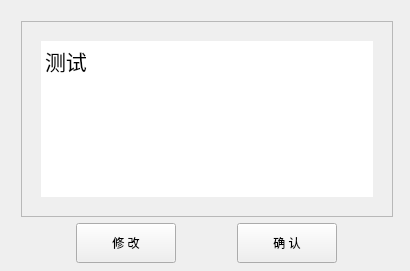
<?xml version="1.0" encoding="UTF-8"?>
<ui version="4.0">
 <class>updateMemory</class>
 <widget class="QMainWindow" name="updateMemory">
  <property name="geometry">
   <rect>
    <x>0</x>
    <y>0</y>
    <width>410</width>
    <height>271</height>
   </rect>
  </property>
  <property name="windowTitle">
   <string>MainWindow</string>
  </property>
  <widget class="QWidget" name="centralwidget">
   <widget class="QWidget" name="">
    <property name="geometry">
     <rect>
      <x>21</x>
      <y>21</y>
      <width>372</width>
      <height>242</height>
     </rect>
    </property>
    <layout class="QVBoxLayout" name="verticalLayout">
     <item>
      <widget class="QTextEdit" name="textEdit">
       <property name="minimumSize">
        <size>
         <width>370</width>
         <height>0</height>
        </size>
       </property>
       <property name="styleSheet">
        <string notr="true">
border-image: url(:/input/img_input.png) 12 10 12 10 stretch stretch;
        border-width: 10px;
        padding: 10px;</string>
       </property>
       <property name="html">
        <string>&lt;!DOCTYPE HTML PUBLIC &quot;-//W3C//DTD HTML 4.0//EN&quot; &quot;http://www.w3.org/TR/REC-html40/strict.dtd&quot;&gt;
&lt;html&gt;&lt;head&gt;&lt;meta name=&quot;qrichtext&quot; content=&quot;1&quot; /&gt;&lt;meta charset=&quot;utf-8&quot; /&gt;&lt;style type=&quot;text/css&quot;&gt;
p, li { white-space: pre-wrap; }
hr { height: 1px; border-width: 0; }
li.unchecked::marker { content: &quot;\2610&quot;; }
li.checked::marker { content: &quot;\2612&quot;; }
&lt;/style&gt;&lt;/head&gt;&lt;body style=&quot; font-family:'Microsoft YaHei UI'; font-size:9pt; font-weight:400; font-style:normal;&quot;&gt;
&lt;p style=&quot; margin-top:0px; margin-bottom:0px; margin-left:0px; margin-right:0px; -qt-block-indent:0; text-indent:0px;&quot;&gt;&lt;span style=&quot; font-size:16pt;&quot;&gt;测试&lt;/span&gt;&lt;/p&gt;&lt;/body&gt;&lt;/html&gt;</string>
       </property>
      </widget>
     </item>
     <item>
      <layout class="QHBoxLayout" name="horizontalLayout">
       <item>
        <widget class="QPushButton" name="btn_change">
         <property name="minimumSize">
          <size>
           <width>100</width>
           <height>40</height>
          </size>
         </property>
         <property name="maximumSize">
          <size>
           <width>100</width>
           <height>40</height>
          </size>
         </property>
         <property name="text">
          <string>修 改</string>
         </property>
         <property name="flat">
          <bool>false</bool>
         </property>
        </widget>
       </item>
       <item>
        <widget class="QPushButton" name="btn_enter">
         <property name="minimumSize">
          <size>
           <width>100</width>
           <height>40</height>
          </size>
         </property>
         <property name="maximumSize">
          <size>
           <width>100</width>
           <height>40</height>
          </size>
         </property>
         <property name="text">
          <string>确 认</string>
         </property>
         <property name="flat">
          <bool>false</bool>
         </property>
        </widget>
       </item>
      </layout>
     </item>
    </layout>
   </widget>
  </widget>
 </widget>
 <resources>
  <include location="images/resource.qrc"/>
 </resources>
 <connections/>
</ui>
